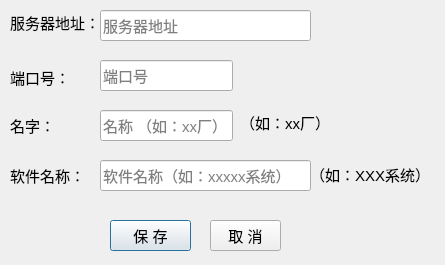
<?xml version="1.0" encoding="UTF-8"?>
<ui version="4.0">
 <class>CSetDlg</class>
 <widget class="QDialog" name="CSetDlg">
  <property name="geometry">
   <rect>
    <x>0</x>
    <y>0</y>
    <width>445</width>
    <height>265</height>
   </rect>
  </property>
  <property name="windowTitle">
   <string>设置</string>
  </property>
  <widget class="QLineEdit" name="EDIT_IP">
   <property name="geometry">
    <rect>
     <x>100</x>
     <y>10</y>
     <width>211</width>
     <height>31</height>
    </rect>
   </property>
   <property name="font">
    <font>
     <pointsize>11</pointsize>
    </font>
   </property>
   <property name="placeholderText">
    <string>服务器地址</string>
   </property>
  </widget>
  <widget class="QLineEdit" name="EDIT_PORT">
   <property name="geometry">
    <rect>
     <x>100</x>
     <y>60</y>
     <width>133</width>
     <height>31</height>
    </rect>
   </property>
   <property name="font">
    <font>
     <pointsize>11</pointsize>
    </font>
   </property>
   <property name="placeholderText">
    <string>端口号</string>
   </property>
  </widget>
  <widget class="QLineEdit" name="EDIT_NAME">
   <property name="geometry">
    <rect>
     <x>100</x>
     <y>110</y>
     <width>133</width>
     <height>31</height>
    </rect>
   </property>
   <property name="font">
    <font>
     <pointsize>11</pointsize>
    </font>
   </property>
   <property name="placeholderText">
    <string>名称 （如：xx厂）</string>
   </property>
  </widget>
  <widget class="QPushButton" name="BTN_SAVE">
   <property name="geometry">
    <rect>
     <x>110</x>
     <y>220</y>
     <width>81</width>
     <height>31</height>
    </rect>
   </property>
   <property name="font">
    <font>
     <pointsize>11</pointsize>
    </font>
   </property>
   <property name="text">
    <string>保 存</string>
   </property>
  </widget>
  <widget class="QPushButton" name="BTN_CANCEL">
   <property name="geometry">
    <rect>
     <x>210</x>
     <y>220</y>
     <width>71</width>
     <height>31</height>
    </rect>
   </property>
   <property name="font">
    <font>
     <pointsize>11</pointsize>
    </font>
   </property>
   <property name="text">
    <string>取 消</string>
   </property>
  </widget>
  <widget class="QLineEdit" name="EDIT_TITLE">
   <property name="geometry">
    <rect>
     <x>100</x>
     <y>160</y>
     <width>211</width>
     <height>31</height>
    </rect>
   </property>
   <property name="font">
    <font>
     <pointsize>11</pointsize>
    </font>
   </property>
   <property name="placeholderText">
    <string>软件名称（如：xxxxx系统）</string>
   </property>
  </widget>
  <widget class="QLabel" name="label">
   <property name="geometry">
    <rect>
     <x>10</x>
     <y>12</y>
     <width>91</width>
     <height>20</height>
    </rect>
   </property>
   <property name="font">
    <font>
     <pointsize>11</pointsize>
    </font>
   </property>
   <property name="text">
    <string>服务器地址：</string>
   </property>
  </widget>
  <widget class="QLabel" name="label_2">
   <property name="geometry">
    <rect>
     <x>10</x>
     <y>67</y>
     <width>54</width>
     <height>20</height>
    </rect>
   </property>
   <property name="font">
    <font>
     <pointsize>11</pointsize>
    </font>
   </property>
   <property name="text">
    <string>端口号：</string>
   </property>
  </widget>
  <widget class="QLabel" name="label_3">
   <property name="geometry">
    <rect>
     <x>10</x>
     <y>115</y>
     <width>54</width>
     <height>20</height>
    </rect>
   </property>
   <property name="font">
    <font>
     <pointsize>11</pointsize>
    </font>
   </property>
   <property name="text">
    <string>名字：</string>
   </property>
  </widget>
  <widget class="QLabel" name="label_4">
   <property name="geometry">
    <rect>
     <x>10</x>
     <y>165</y>
     <width>81</width>
     <height>20</height>
    </rect>
   </property>
   <property name="font">
    <font>
     <pointsize>11</pointsize>
    </font>
   </property>
   <property name="text">
    <string>软件名称：</string>
   </property>
  </widget>
  <widget class="QLabel" name="label_5">
   <property name="geometry">
    <rect>
     <x>240</x>
     <y>110</y>
     <width>91</width>
     <height>25</height>
    </rect>
   </property>
   <property name="font">
    <font>
     <pointsize>11</pointsize>
    </font>
   </property>
   <property name="text">
    <string>（如：xx厂）</string>
   </property>
  </widget>
  <widget class="QLabel" name="label_6">
   <property name="geometry">
    <rect>
     <x>310</x>
     <y>162</y>
     <width>121</width>
     <height>25</height>
    </rect>
   </property>
   <property name="font">
    <font>
     <pointsize>11</pointsize>
    </font>
   </property>
   <property name="text">
    <string>（如：XXX系统）</string>
   </property>
  </widget>
 </widget>
 <layoutdefault spacing="6" margin="11"/>
 <resources/>
 <connections/>
</ui>
